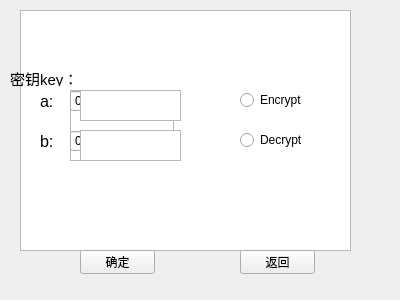
<?xml version="1.0" encoding="UTF-8"?>
<ui version="4.0">
 <class>Form</class>
 <widget class="QWidget" name="Form">
  <property name="geometry">
   <rect>
    <x>0</x>
    <y>0</y>
    <width>400</width>
    <height>300</height>
   </rect>
  </property>
  <property name="windowTitle">
   <string>Details</string>
  </property>
  <widget class="QPushButton" name="Ensure">
   <property name="geometry">
    <rect>
     <x>80</x>
     <y>250</y>
     <width>75</width>
     <height>24</height>
    </rect>
   </property>
   <property name="text">
    <string>确定</string>
   </property>
  </widget>
  <widget class="QPushButton" name="Cancel">
   <property name="geometry">
    <rect>
     <x>240</x>
     <y>250</y>
     <width>75</width>
     <height>24</height>
    </rect>
   </property>
   <property name="text">
    <string>返回</string>
   </property>
  </widget>
  <widget class="QLabel" name="label">
   <property name="geometry">
    <rect>
     <x>10</x>
     <y>70</y>
     <width>71</width>
     <height>16</height>
    </rect>
   </property>
   <property name="font">
    <font>
     <pointsize>11</pointsize>
    </font>
   </property>
   <property name="text">
    <string>密钥key：</string>
   </property>
  </widget>
  <widget class="QSpinBox" name="spinBox">
   <property name="geometry">
    <rect>
     <x>70</x>
     <y>90</y>
     <width>81</width>
     <height>22</height>
    </rect>
   </property>
  </widget>
  <widget class="QSpinBox" name="spinBox_2">
   <property name="geometry">
    <rect>
     <x>70</x>
     <y>130</y>
     <width>81</width>
     <height>22</height>
    </rect>
   </property>
  </widget>
  <widget class="QLabel" name="key1_name">
   <property name="geometry">
    <rect>
     <x>40</x>
     <y>93</y>
     <width>54</width>
     <height>16</height>
    </rect>
   </property>
   <property name="font">
    <font>
     <pointsize>12</pointsize>
    </font>
   </property>
   <property name="text">
    <string>a:</string>
   </property>
  </widget>
  <widget class="QLabel" name="key2_name">
   <property name="geometry">
    <rect>
     <x>40</x>
     <y>133</y>
     <width>54</width>
     <height>16</height>
    </rect>
   </property>
   <property name="font">
    <font>
     <pointsize>12</pointsize>
    </font>
   </property>
   <property name="text">
    <string>b:</string>
   </property>
  </widget>
  <widget class="QRadioButton" name="Encrypt">
   <property name="geometry">
    <rect>
     <x>240</x>
     <y>90</y>
     <width>98</width>
     <height>20</height>
    </rect>
   </property>
   <property name="text">
    <string>Encrypt</string>
   </property>
  </widget>
  <widget class="QRadioButton" name="Decrypt">
   <property name="geometry">
    <rect>
     <x>240</x>
     <y>130</y>
     <width>98</width>
     <height>20</height>
    </rect>
   </property>
   <property name="text">
    <string>Decrypt</string>
   </property>
  </widget>
  <widget class="QTextEdit" name="Playfair_key">
   <property name="geometry">
    <rect>
     <x>70</x>
     <y>90</y>
     <width>104</width>
     <height>71</height>
    </rect>
   </property>
  </widget>
  <widget class="QTextEdit" name="From">
   <property name="geometry">
    <rect>
     <x>80</x>
     <y>90</y>
     <width>101</width>
     <height>31</height>
    </rect>
   </property>
  </widget>
  <widget class="QTextEdit" name="To">
   <property name="geometry">
    <rect>
     <x>80</x>
     <y>130</y>
     <width>101</width>
     <height>31</height>
    </rect>
   </property>
  </widget>
  <widget class="QTextBrowser" name="Tips_text">
   <property name="geometry">
    <rect>
     <x>20</x>
     <y>10</y>
     <width>331</width>
     <height>241</height>
    </rect>
   </property>
  </widget>
  <zorder>Tips_text</zorder>
  <zorder>Playfair_key</zorder>
  <zorder>Ensure</zorder>
  <zorder>Cancel</zorder>
  <zorder>label</zorder>
  <zorder>spinBox</zorder>
  <zorder>spinBox_2</zorder>
  <zorder>key1_name</zorder>
  <zorder>key2_name</zorder>
  <zorder>Encrypt</zorder>
  <zorder>Decrypt</zorder>
  <zorder>From</zorder>
  <zorder>To</zorder>
 </widget>
 <resources/>
 <connections/>
</ui>
